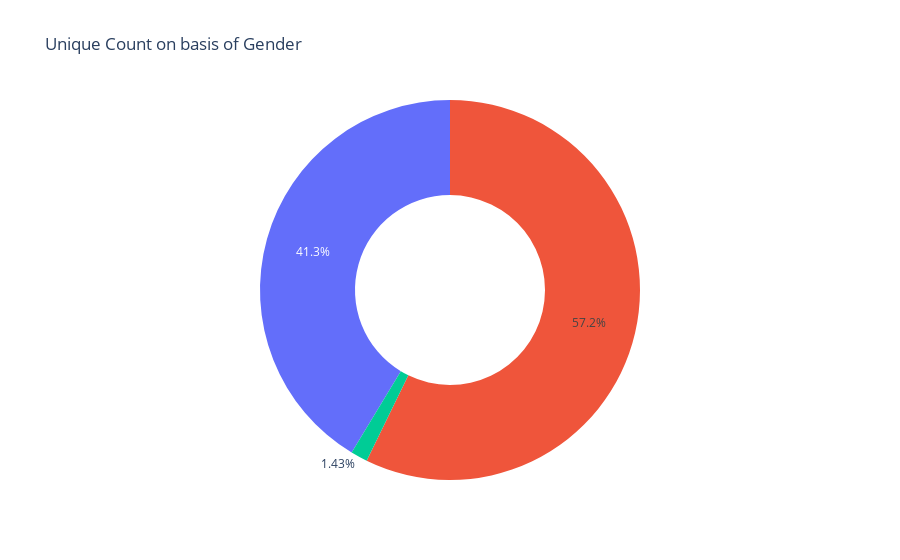

Here is the notebook cell this chart was saved with:
### Code cell
#
# Who usually spend more at Starbucks, female or male?
sum_t=result.groupby(['sex'], as_index=False)['income'].count().round(0)
sum_t.head()


fig = px.pie(sum_t, values='income' ,color='sex',title='Consumption on basis of Gender',
             labels={"sex":"Gender", "income":"Count"},hole=0.5)
fig.show()
fig.write_html("pisexcnt.html")

### Figure 1 — Plotly figure (JSON) as saved in the notebook; plotly's stock layout.template omitted (floating-point values rounded to 4 significant figures)
{"data": [{"customdata": [["Female"], ["Male"], ["Unknown"]], "domain": {"x": [0, 1], "y": [0, 1]}, "hole": 0.5, "hovertemplate": "Count=%{value}<br>Gender=%{customdata[0]}<extra></extra>", "legendgroup": "", "marker": {"colors": ["#636efa", "#EF553B", "#00cc96"]}, "name": "", "showlegend": false, "type": "pie", "values": [6129, 8484, 212]}], "layout": {"autosize": true, "legend": {"tracegroupgap": 0}, "title": {"text": "Unique Count on basis of Gender"}}}
